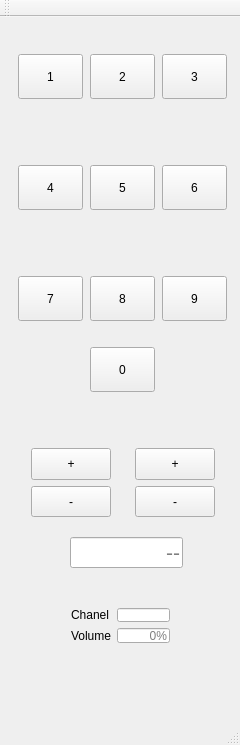
<?xml version="1.0" encoding="UTF-8"?>
<ui version="4.0">
 <class>Task37_3Class</class>
 <widget class="QMainWindow" name="Task37_3Class">
  <property name="geometry">
   <rect>
    <x>0</x>
    <y>0</y>
    <width>240</width>
    <height>745</height>
   </rect>
  </property>
  <property name="sizePolicy">
   <sizepolicy hsizetype="Expanding" vsizetype="Expanding">
    <horstretch>0</horstretch>
    <verstretch>0</verstretch>
   </sizepolicy>
  </property>
  <property name="minimumSize">
   <size>
    <width>240</width>
    <height>680</height>
   </size>
  </property>
  <property name="maximumSize">
   <size>
    <width>240</width>
    <height>745</height>
   </size>
  </property>
  <property name="windowTitle">
   <string>Task37_3</string>
  </property>
  <widget class="QWidget" name="centralWidget">
   <property name="minimumSize">
    <size>
     <width>240</width>
     <height>680</height>
    </size>
   </property>
   <property name="maximumSize">
    <size>
     <width>240</width>
     <height>680</height>
    </size>
   </property>
   <widget class="QPushButton" name="pushButton">
    <property name="geometry">
     <rect>
      <x>18</x>
      <y>37</y>
      <width>65</width>
      <height>45</height>
     </rect>
    </property>
    <property name="sizePolicy">
     <sizepolicy hsizetype="Expanding" vsizetype="Expanding">
      <horstretch>0</horstretch>
      <verstretch>0</verstretch>
     </sizepolicy>
    </property>
    <property name="text">
     <string comment="1">1</string>
    </property>
    <property name="shortcut">
     <string comment="1"/>
    </property>
   </widget>
   <widget class="QPushButton" name="pushButton_2">
    <property name="geometry">
     <rect>
      <x>162</x>
      <y>37</y>
      <width>65</width>
      <height>45</height>
     </rect>
    </property>
    <property name="sizePolicy">
     <sizepolicy hsizetype="Expanding" vsizetype="Expanding">
      <horstretch>0</horstretch>
      <verstretch>0</verstretch>
     </sizepolicy>
    </property>
    <property name="text">
     <string>3</string>
    </property>
   </widget>
   <widget class="QPushButton" name="pushButton_3">
    <property name="geometry">
     <rect>
      <x>90</x>
      <y>148</y>
      <width>65</width>
      <height>45</height>
     </rect>
    </property>
    <property name="sizePolicy">
     <sizepolicy hsizetype="Expanding" vsizetype="Expanding">
      <horstretch>0</horstretch>
      <verstretch>0</verstretch>
     </sizepolicy>
    </property>
    <property name="text">
     <string>5</string>
    </property>
   </widget>
   <widget class="QPushButton" name="pushButton_4">
    <property name="geometry">
     <rect>
      <x>18</x>
      <y>148</y>
      <width>65</width>
      <height>45</height>
     </rect>
    </property>
    <property name="sizePolicy">
     <sizepolicy hsizetype="Expanding" vsizetype="Expanding">
      <horstretch>0</horstretch>
      <verstretch>0</verstretch>
     </sizepolicy>
    </property>
    <property name="text">
     <string>4</string>
    </property>
   </widget>
   <widget class="QPushButton" name="pushButton_5">
    <property name="geometry">
     <rect>
      <x>90</x>
      <y>37</y>
      <width>65</width>
      <height>45</height>
     </rect>
    </property>
    <property name="sizePolicy">
     <sizepolicy hsizetype="Expanding" vsizetype="Expanding">
      <horstretch>0</horstretch>
      <verstretch>0</verstretch>
     </sizepolicy>
    </property>
    <property name="text">
     <string>2</string>
    </property>
   </widget>
   <widget class="QPushButton" name="pushButton_6">
    <property name="geometry">
     <rect>
      <x>162</x>
      <y>148</y>
      <width>65</width>
      <height>45</height>
     </rect>
    </property>
    <property name="sizePolicy">
     <sizepolicy hsizetype="Expanding" vsizetype="Expanding">
      <horstretch>0</horstretch>
      <verstretch>0</verstretch>
     </sizepolicy>
    </property>
    <property name="text">
     <string>6</string>
    </property>
   </widget>
   <widget class="QPushButton" name="pushButton_7">
    <property name="geometry">
     <rect>
      <x>18</x>
      <y>259</y>
      <width>65</width>
      <height>45</height>
     </rect>
    </property>
    <property name="sizePolicy">
     <sizepolicy hsizetype="Expanding" vsizetype="Expanding">
      <horstretch>0</horstretch>
      <verstretch>0</verstretch>
     </sizepolicy>
    </property>
    <property name="text">
     <string>7</string>
    </property>
   </widget>
   <widget class="QPushButton" name="pushButton_9">
    <property name="geometry">
     <rect>
      <x>90</x>
      <y>259</y>
      <width>65</width>
      <height>45</height>
     </rect>
    </property>
    <property name="sizePolicy">
     <sizepolicy hsizetype="Expanding" vsizetype="Expanding">
      <horstretch>0</horstretch>
      <verstretch>0</verstretch>
     </sizepolicy>
    </property>
    <property name="text">
     <string>8</string>
    </property>
   </widget>
   <widget class="QPushButton" name="pushButton_10">
    <property name="geometry">
     <rect>
      <x>162</x>
      <y>259</y>
      <width>65</width>
      <height>45</height>
     </rect>
    </property>
    <property name="sizePolicy">
     <sizepolicy hsizetype="Expanding" vsizetype="Expanding">
      <horstretch>0</horstretch>
      <verstretch>0</verstretch>
     </sizepolicy>
    </property>
    <property name="text">
     <string>9</string>
    </property>
   </widget>
   <widget class="QPushButton" name="pushButton_8">
    <property name="geometry">
     <rect>
      <x>90</x>
      <y>330</y>
      <width>65</width>
      <height>45</height>
     </rect>
    </property>
    <property name="sizePolicy">
     <sizepolicy hsizetype="Expanding" vsizetype="Expanding">
      <horstretch>0</horstretch>
      <verstretch>0</verstretch>
     </sizepolicy>
    </property>
    <property name="text">
     <string>0</string>
    </property>
    <property name="autoDefault">
     <bool>false</bool>
    </property>
    <property name="flat">
     <bool>false</bool>
    </property>
   </widget>
   <widget class="QWidget" name="layoutWidget">
    <property name="geometry">
     <rect>
      <x>50</x>
      <y>400</y>
      <width>164</width>
      <height>18</height>
     </rect>
    </property>
    <layout class="QHBoxLayout" name="horizontalLayout_2">
     <property name="spacing">
      <number>46</number>
     </property>
     <item>
      <widget class="QLabel" name="label">
       <property name="text">
        <string>Chanel</string>
       </property>
      </widget>
     </item>
     <item>
      <widget class="QLabel" name="label_2">
       <property name="text">
        <string>Volume</string>
       </property>
      </widget>
     </item>
    </layout>
   </widget>
   <widget class="QWidget" name="layoutWidget">
    <property name="geometry">
     <rect>
      <x>20</x>
      <y>420</y>
      <width>206</width>
      <height>91</height>
     </rect>
    </property>
    <layout class="QHBoxLayout" name="horizontalLayout">
     <item>
      <layout class="QVBoxLayout" name="verticalLayout_2">
       <item>
        <widget class="QPushButton" name="pushButton_12">
         <property name="sizePolicy">
          <sizepolicy hsizetype="Minimum" vsizetype="Expanding">
           <horstretch>0</horstretch>
           <verstretch>0</verstretch>
          </sizepolicy>
         </property>
         <property name="text">
          <string>+</string>
         </property>
        </widget>
       </item>
       <item>
        <widget class="QPushButton" name="pushButton_14">
         <property name="sizePolicy">
          <sizepolicy hsizetype="Minimum" vsizetype="Expanding">
           <horstretch>0</horstretch>
           <verstretch>0</verstretch>
          </sizepolicy>
         </property>
         <property name="text">
          <string>-</string>
         </property>
        </widget>
       </item>
      </layout>
     </item>
     <item>
      <spacer name="horizontalSpacer">
       <property name="orientation">
        <enum>Qt::Horizontal</enum>
       </property>
       <property name="sizeHint" stdset="0">
        <size>
         <width>40</width>
         <height>20</height>
        </size>
       </property>
      </spacer>
     </item>
     <item>
      <layout class="QVBoxLayout" name="verticalLayout">
       <item>
        <widget class="QPushButton" name="pushButton_11">
         <property name="sizePolicy">
          <sizepolicy hsizetype="Minimum" vsizetype="Expanding">
           <horstretch>0</horstretch>
           <verstretch>0</verstretch>
          </sizepolicy>
         </property>
         <property name="text">
          <string>+</string>
         </property>
        </widget>
       </item>
       <item>
        <widget class="QPushButton" name="pushButton_13">
         <property name="sizePolicy">
          <sizepolicy hsizetype="Minimum" vsizetype="Expanding">
           <horstretch>0</horstretch>
           <verstretch>0</verstretch>
          </sizepolicy>
         </property>
         <property name="text">
          <string>-</string>
         </property>
        </widget>
       </item>
      </layout>
     </item>
    </layout>
   </widget>
   <widget class="QWidget" name="layoutWidget">
    <property name="geometry">
     <rect>
      <x>60</x>
      <y>580</y>
      <width>121</width>
      <height>57</height>
     </rect>
    </property>
    <layout class="QFormLayout" name="formLayout">
     <item row="0" column="0">
      <widget class="QLabel" name="label_3">
       <property name="text">
        <string>Chanel</string>
       </property>
      </widget>
     </item>
     <item row="0" column="1">
      <widget class="QLineEdit" name="lineEdit">
       <property name="sizePolicy">
        <sizepolicy hsizetype="Expanding" vsizetype="Expanding">
         <horstretch>0</horstretch>
         <verstretch>0</verstretch>
        </sizepolicy>
       </property>
       <property name="maxLength">
        <number>2</number>
       </property>
       <property name="alignment">
        <set>Qt::AlignRight|Qt::AlignTrailing|Qt::AlignVCenter</set>
       </property>
       <property name="readOnly">
        <bool>true</bool>
       </property>
      </widget>
     </item>
     <item row="1" column="0">
      <widget class="QLabel" name="label_4">
       <property name="text">
        <string>Volume</string>
       </property>
      </widget>
     </item>
     <item row="1" column="1">
      <widget class="QLineEdit" name="lineEdit_2">
       <property name="sizePolicy">
        <sizepolicy hsizetype="Expanding" vsizetype="Expanding">
         <horstretch>0</horstretch>
         <verstretch>0</verstretch>
        </sizepolicy>
       </property>
       <property name="alignment">
        <set>Qt::AlignRight|Qt::AlignTrailing|Qt::AlignVCenter</set>
       </property>
       <property name="placeholderText">
        <string extracomment="%">0%</string>
       </property>
      </widget>
     </item>
    </layout>
   </widget>
   <widget class="QLineEdit" name="lineEdit_3">
    <property name="geometry">
     <rect>
      <x>70</x>
      <y>520</y>
      <width>113</width>
      <height>31</height>
     </rect>
    </property>
    <property name="sizePolicy">
     <sizepolicy hsizetype="Expanding" vsizetype="Expanding">
      <horstretch>0</horstretch>
      <verstretch>0</verstretch>
     </sizepolicy>
    </property>
    <property name="font">
     <font>
      <pointsize>16</pointsize>
     </font>
    </property>
    <property name="inputMask">
     <string comment="--"/>
    </property>
    <property name="text">
     <string extracomment="-----"/>
    </property>
    <property name="maxLength">
     <number>2</number>
    </property>
    <property name="alignment">
     <set>Qt::AlignRight|Qt::AlignTrailing|Qt::AlignVCenter</set>
    </property>
    <property name="readOnly">
     <bool>false</bool>
    </property>
    <property name="placeholderText">
     <string>--</string>
    </property>
   </widget>
  </widget>
  <widget class="QMenuBar" name="menuBar">
   <property name="geometry">
    <rect>
     <x>0</x>
     <y>0</y>
     <width>240</width>
     <height>26</height>
    </rect>
   </property>
  </widget>
  <widget class="QToolBar" name="mainToolBar">
   <property name="sizePolicy">
    <sizepolicy hsizetype="Preferred" vsizetype="Expanding">
     <horstretch>0</horstretch>
     <verstretch>0</verstretch>
    </sizepolicy>
   </property>
   <attribute name="toolBarArea">
    <enum>TopToolBarArea</enum>
   </attribute>
   <attribute name="toolBarBreak">
    <bool>false</bool>
   </attribute>
  </widget>
  <widget class="QStatusBar" name="statusBar"/>
 </widget>
 <layoutdefault spacing="6" margin="11"/>
 <resources>
  <include location="Task37_3.qrc"/>
 </resources>
 <connections>
  <connection>
   <sender>pushButton_5</sender>
   <signal>clicked()</signal>
   <receiver>Task37_3Class</receiver>
   <slot>add2()</slot>
   <hints>
    <hint type="sourcelabel">
     <x>138</x>
     <y>110</y>
    </hint>
    <hint type="destinationlabel">
     <x>116</x>
     <y>148</y>
    </hint>
   </hints>
  </connection>
  <connection>
   <sender>pushButton_2</sender>
   <signal>clicked()</signal>
   <receiver>Task37_3Class</receiver>
   <slot>add3()</slot>
   <hints>
    <hint type="sourcelabel">
     <x>218</x>
     <y>104</y>
    </hint>
    <hint type="destinationlabel">
     <x>191</x>
     <y>145</y>
    </hint>
   </hints>
  </connection>
  <connection>
   <sender>pushButton_4</sender>
   <signal>clicked()</signal>
   <receiver>Task37_3Class</receiver>
   <slot>add4()</slot>
   <hints>
    <hint type="sourcelabel">
     <x>47</x>
     <y>229</y>
    </hint>
    <hint type="destinationlabel">
     <x>29</x>
     <y>254</y>
    </hint>
   </hints>
  </connection>
  <connection>
   <sender>pushButton_3</sender>
   <signal>clicked()</signal>
   <receiver>Task37_3Class</receiver>
   <slot>add5()</slot>
   <hints>
    <hint type="sourcelabel">
     <x>141</x>
     <y>213</y>
    </hint>
    <hint type="destinationlabel">
     <x>116</x>
     <y>249</y>
    </hint>
   </hints>
  </connection>
  <connection>
   <sender>pushButton_6</sender>
   <signal>clicked()</signal>
   <receiver>Task37_3Class</receiver>
   <slot>add6()</slot>
   <hints>
    <hint type="sourcelabel">
     <x>205</x>
     <y>221</y>
    </hint>
    <hint type="destinationlabel">
     <x>193</x>
     <y>256</y>
    </hint>
   </hints>
  </connection>
  <connection>
   <sender>pushButton_7</sender>
   <signal>clicked()</signal>
   <receiver>Task37_3Class</receiver>
   <slot>add7()</slot>
   <hints>
    <hint type="sourcelabel">
     <x>65</x>
     <y>331</y>
    </hint>
    <hint type="destinationlabel">
     <x>28</x>
     <y>366</y>
    </hint>
   </hints>
  </connection>
  <connection>
   <sender>pushButton_9</sender>
   <signal>clicked()</signal>
   <receiver>Task37_3Class</receiver>
   <slot>add8()</slot>
   <hints>
    <hint type="sourcelabel">
     <x>139</x>
     <y>325</y>
    </hint>
    <hint type="destinationlabel">
     <x>116</x>
     <y>357</y>
    </hint>
   </hints>
  </connection>
  <connection>
   <sender>pushButton_10</sender>
   <signal>clicked()</signal>
   <receiver>Task37_3Class</receiver>
   <slot>add9()</slot>
   <hints>
    <hint type="sourcelabel">
     <x>217</x>
     <y>333</y>
    </hint>
    <hint type="destinationlabel">
     <x>196</x>
     <y>363</y>
    </hint>
   </hints>
  </connection>
  <connection>
   <sender>pushButton_8</sender>
   <signal>clicked()</signal>
   <receiver>Task37_3Class</receiver>
   <slot>add0()</slot>
   <hints>
    <hint type="sourcelabel">
     <x>144</x>
     <y>434</y>
    </hint>
    <hint type="destinationlabel">
     <x>181</x>
     <y>424</y>
    </hint>
   </hints>
  </connection>
  <connection>
   <sender>pushButton_12</sender>
   <signal>clicked()</signal>
   <receiver>Task37_3Class</receiver>
   <slot>chanelPl()</slot>
   <hints>
    <hint type="sourcelabel">
     <x>86</x>
     <y>515</y>
    </hint>
    <hint type="destinationlabel">
     <x>30</x>
     <y>456</y>
    </hint>
   </hints>
  </connection>
  <connection>
   <sender>pushButton_14</sender>
   <signal>clicked()</signal>
   <receiver>Task37_3Class</receiver>
   <slot>chanelMi()</slot>
   <hints>
    <hint type="sourcelabel">
     <x>47</x>
     <y>560</y>
    </hint>
    <hint type="destinationlabel">
     <x>20</x>
     <y>594</y>
    </hint>
   </hints>
  </connection>
  <connection>
   <sender>pushButton_11</sender>
   <signal>clicked()</signal>
   <receiver>Task37_3Class</receiver>
   <slot>volPl()</slot>
   <hints>
    <hint type="sourcelabel">
     <x>214</x>
     <y>514</y>
    </hint>
    <hint type="destinationlabel">
     <x>225</x>
     <y>462</y>
    </hint>
   </hints>
  </connection>
  <connection>
   <sender>pushButton_13</sender>
   <signal>clicked()</signal>
   <receiver>Task37_3Class</receiver>
   <slot>volMi()</slot>
   <hints>
    <hint type="sourcelabel">
     <x>179</x>
     <y>558</y>
    </hint>
    <hint type="destinationlabel">
     <x>218</x>
     <y>586</y>
    </hint>
   </hints>
  </connection>
  <connection>
   <sender>pushButton</sender>
   <signal>clicked()</signal>
   <receiver>Task37_3Class</receiver>
   <slot>add1()</slot>
   <hints>
    <hint type="sourcelabel">
     <x>34</x>
     <y>102</y>
    </hint>
    <hint type="destinationlabel">
     <x>25</x>
     <y>152</y>
    </hint>
   </hints>
  </connection>
 </connections>
 <slots>
  <slot>add0()</slot>
  <slot>add1()</slot>
  <slot>add2()</slot>
  <slot>add3()</slot>
  <slot>add4()</slot>
  <slot>add5()</slot>
  <slot>add6()</slot>
  <slot>add7()</slot>
  <slot>add8()</slot>
  <slot>add9()</slot>
  <slot>chanelPl()</slot>
  <slot>chanelMi()</slot>
  <slot>volPl()</slot>
  <slot>volMi()</slot>
 </slots>
</ui>
